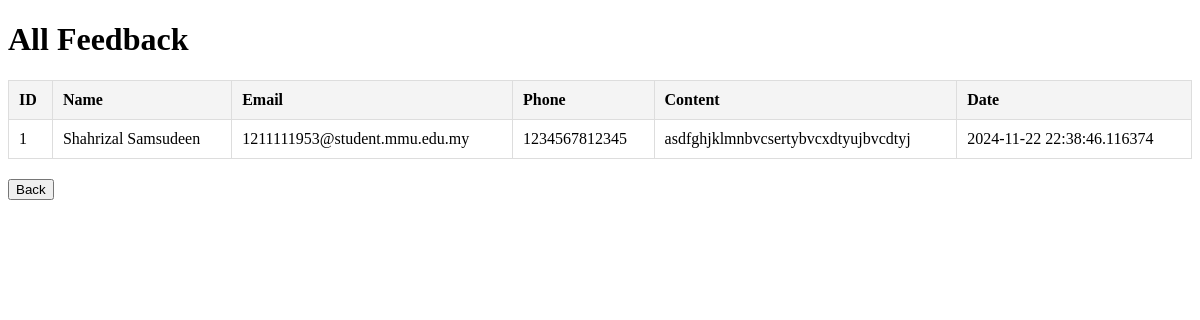
The app's page /viewfeedback, older data.
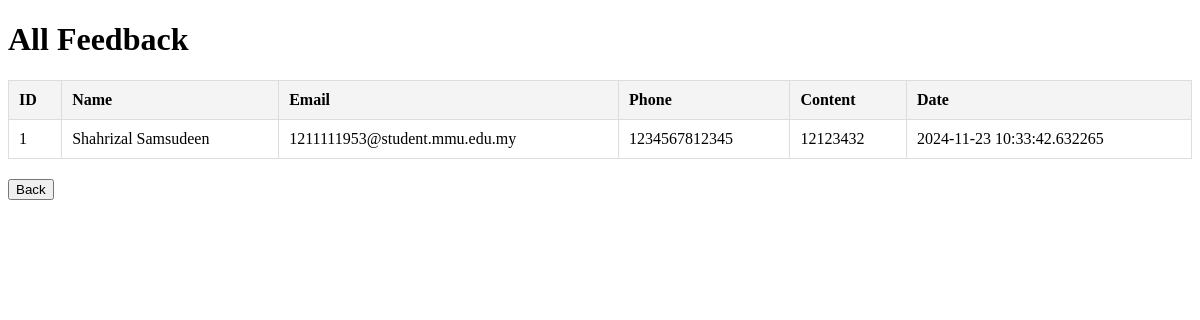
The same page, newer data.
### main.py (models this page shows)
class Feedback(db.Model, UserMixin):
    id = db.Column(db.Integer, primary_key=True)
    name = db.Column(db.String(150), nullable=False)
    email = db.Column(db.String(100), unique=True, nullable=False)
    ph = db.Column(db.String(150), unique=True, nullable=False)
    content = db.Column(db.String(1500), nullable=False)
    date=db.Column(db.DateTime(),default=datetime.utcnow)

### main.py (the view)
@tandtweb.route('/viewfeedback', methods=['GET'])
def view_feedback():
    feedback_list = Feedback.query.all()  # Query all feedback entries
    return render_template('viewfeedback.html', feedback_list=feedback_list)

### templates/viewfeedback.html (shortened to what this page needs)
<!DOCTYPE html>
<html lang="en">
<head>
</head>
<body>
    <h1>All Feedback</h1>
    <table>
        <thead>
            <tr>
                <th>ID</th>
                <th>Name</th>
                <th>Email</th>
                <th>Phone</th>
                <th>Content</th>
                <th>Date</th>
            </tr>
        </thead>
        <tbody>
            {% for feedback in feedback_list %}
                <tr>
                    <td>{{ feedback.id }}</td>
                    <td>{{ feedback.name }}</td>
                    <td>{{ feedback.email }}</td>
                    <td>{{ feedback.ph }}</td>
                    <td>{{ feedback.content }}</td>
                    <td>{{ feedback.date }}</td>
                </tr>
            {% endfor %}
        </tbody>
    </table>
    <button type="button" onclick="window.location.href='/adminhome'">Back</button>
</body>
</html>

### templates/viewfeedback.html (style rules this page uses)
table { width: 100%; border-collapse: collapse; margin: 20px 0; }
table, th, td { border: 1px solid #ddd; }
th, td { padding: 10px; text-align: left; }
th { background-color: #f4f4f4; }

Row changes from the older to the newer data that the page shows:
changed Feedback "Shahrizal Samsudeen": content "asdfghjklmnbvcsertybvcxdtyujbvcdtyj" → "12123432"; date "2024-11-22 22:38:46.116374" → "2024-11-23 10:33:42.632265"
